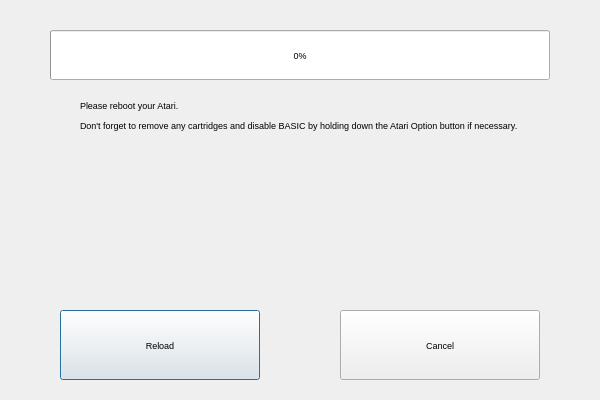
<?xml version="1.0" encoding="UTF-8"?>
<ui version="4.0">
 <class>AutoBootDialog</class>
 <widget class="QDialog" name="AutoBootDialog">
  <property name="geometry">
   <rect>
    <x>0</x>
    <y>0</y>
    <width>600</width>
    <height>400</height>
   </rect>
  </property>
  <property name="sizePolicy">
   <sizepolicy hsizetype="Minimum" vsizetype="Minimum">
    <horstretch>0</horstretch>
    <verstretch>0</verstretch>
   </sizepolicy>
  </property>
  <property name="baseSize">
   <size>
    <width>800</width>
    <height>600</height>
   </size>
  </property>
  <property name="font">
   <font>
    <pointsize>7</pointsize>
   </font>
  </property>
  <property name="windowTitle">
   <string>Boot executable</string>
  </property>
  <widget class="QProgressBar" name="progressBar">
   <property name="geometry">
    <rect>
     <x>50</x>
     <y>30</y>
     <width>500</width>
     <height>50</height>
    </rect>
   </property>
   <property name="sizePolicy">
    <sizepolicy hsizetype="Minimum" vsizetype="Minimum">
     <horstretch>0</horstretch>
     <verstretch>0</verstretch>
    </sizepolicy>
   </property>
   <property name="minimumSize">
    <size>
     <width>500</width>
     <height>50</height>
    </size>
   </property>
   <property name="maximumSize">
    <size>
     <width>500</width>
     <height>50</height>
    </size>
   </property>
   <property name="value">
    <number>0</number>
   </property>
   <property name="alignment">
    <set>Qt::AlignCenter</set>
   </property>
   <property name="invertedAppearance">
    <bool>false</bool>
   </property>
  </widget>
  <widget class="QLabel" name="label">
   <property name="geometry">
    <rect>
     <x>80</x>
     <y>100</y>
     <width>450</width>
     <height>300</height>
    </rect>
   </property>
   <property name="sizePolicy">
    <sizepolicy hsizetype="Minimum" vsizetype="Minimum">
     <horstretch>0</horstretch>
     <verstretch>0</verstretch>
    </sizepolicy>
   </property>
   <property name="minimumSize">
    <size>
     <width>450</width>
     <height>300</height>
    </size>
   </property>
   <property name="maximumSize">
    <size>
     <width>450</width>
     <height>300</height>
    </size>
   </property>
   <property name="text">
    <string>Please reboot your Atari.

Don't forget to remove any cartridges and disable BASIC by holding down the Atari Option button if necessary.</string>
   </property>
   <property name="scaledContents">
    <bool>false</bool>
   </property>
   <property name="alignment">
    <set>Qt::AlignLeading|Qt::AlignLeft|Qt::AlignTop</set>
   </property>
   <property name="wordWrap">
    <bool>true</bool>
   </property>
  </widget>
  <widget class="QPushButton" name="pushButton">
   <property name="geometry">
    <rect>
     <x>60</x>
     <y>310</y>
     <width>200</width>
     <height>70</height>
    </rect>
   </property>
   <property name="sizePolicy">
    <sizepolicy hsizetype="Minimum" vsizetype="Minimum">
     <horstretch>0</horstretch>
     <verstretch>0</verstretch>
    </sizepolicy>
   </property>
   <property name="minimumSize">
    <size>
     <width>200</width>
     <height>70</height>
    </size>
   </property>
   <property name="text">
    <string>Reload</string>
   </property>
  </widget>
  <widget class="QPushButton" name="pushButton_2">
   <property name="geometry">
    <rect>
     <x>340</x>
     <y>310</y>
     <width>200</width>
     <height>70</height>
    </rect>
   </property>
   <property name="sizePolicy">
    <sizepolicy hsizetype="Minimum" vsizetype="Minimum">
     <horstretch>0</horstretch>
     <verstretch>0</verstretch>
    </sizepolicy>
   </property>
   <property name="minimumSize">
    <size>
     <width>200</width>
     <height>70</height>
    </size>
   </property>
   <property name="text">
    <string>Cancel</string>
   </property>
  </widget>
 </widget>
 <resources/>
 <connections/>
</ui>
